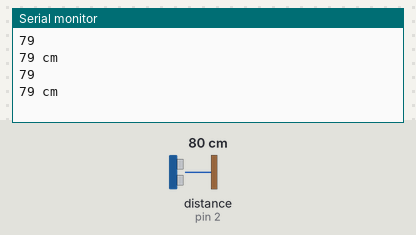
Bench run of a sketch on a simulated Arduino Uno, built with avr-gcc and run on an emulated ATmega328P. Parts: the last lines printed to the serial monitor. Wiring (inferred from the names in the program): ultrasonic range finder: trigger pin 3; echo pin 2. The test bench sets the inputs (shaded band); at power-on: distance to the obstacle (sensor on pin 2) 80 cm. The echo pulse lasts 58.3 µs per cm.

Above: at 1.8 s.
1.9 s: distance to the obstacle (sensor on pin 2) set to 16 cm
At 2.8 s:
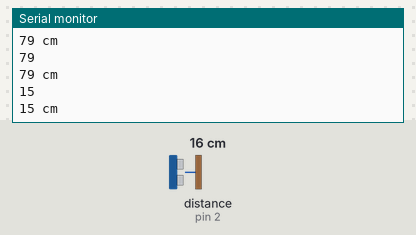
3.4 s: distance to the obstacle (sensor on pin 2) set to 13 cm
At 4.8 s:
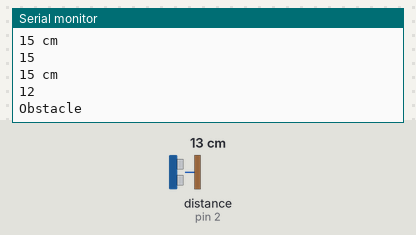
Timing chart, 0 to 6.4 s (numbered marks = the images above; inputs shaded):
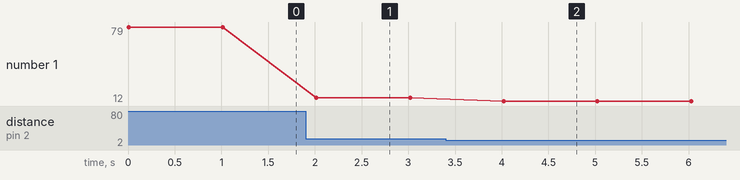

The sketch:

Ultrasonic.ino
```cpp
#define trigPin 3
#define echoPin 2

void setup() {
  Serial.begin (9600);
  pinMode(trigPin, OUTPUT);
  pinMode(echoPin, INPUT);
}
void Read_Values(){
  digitalWrite(trigPin, LOW);  // Added this line
  delayMicroseconds(2); // Added this line
  digitalWrite(trigPin, HIGH);
  delayMicroseconds(1000);
  delayMicroseconds(10); // Added this line
  digitalWrite(trigPin, LOW);
}
void loop() {
  long duration, distance;
  Read_Values();
  duration = pulseIn(echoPin, HIGH);
  distance = (duration/2) / 29.1;
  Serial.println(distance);
  if (distance < 14) {  // This is where the LED On/Off happens
  Serial.println("Obstacle");
}
  else if (distance >= 200 || distance <= 0){
    Serial.println("Out of range");
  }
  else {
    Serial.print(distance);
    Serial.println(" cm");
  }
  delay(1000);
}
```

Measured:
- the behaviour switches between 15 and 14 cm on distance to the obstacle (sensor on pin 2) (found by bisection; images 1 and 2)
- after the input at 1.9 s, the serial monitor: prints a new line after 0.12 s (image 1)
- after the input at 3.4 s, the serial monitor: prints a new line after 0.62 s (image 2)
- plotted number 1: 79 → 15 after the input at 1.9 s, 15 → 12 after the input at 3.4 s
